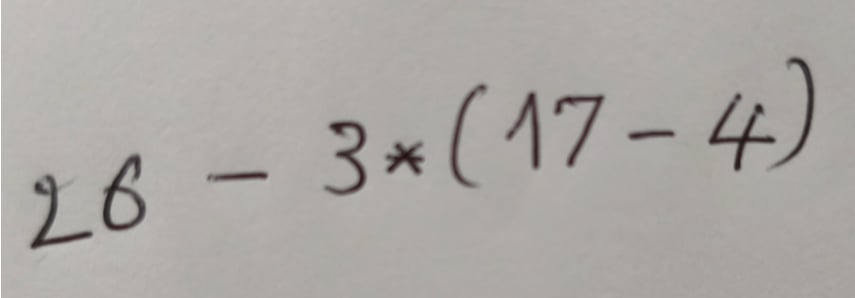
#> input picture Handwritten Number Regconition/input_image/test.jpg, 855 x 298 px
$ python segemntation.py
#> lines starting #> are read from the running program, lines starting #| are printed output that depends on the picture; after the words box and inside, x2 and y2 are one past the last pixel; in counts of white or black regions, pixels touching at a corner belong together
import cv2
import numpy as np
import matplotlib.pyplot as plt
import os

# --- CẤU HÌNH ---
# Bà nhớ check đúng tên file hình nha
INPUT_FILE = 'input_image/test.jpg'
OUTPUT_DIR = 'output_digit'

if not os.path.exists(OUTPUT_DIR):
    os.makedirs(OUTPUT_DIR)

# --- HÀM 1: ĐỌC ẢNH AN TOÀN ---
def read_image_safe(path):
#> called with path = 'input_image/test.jpg'
    try:
        stream = open(path, "rb")
        bytes = bytearray(stream.read())
        numpyarray = np.asarray(bytes, dtype=np.uint8)
        return cv2.imdecode(numpyarray, cv2.IMREAD_UNCHANGED)
#> returned value is the input picture: shape (298, 855, 3); mean B, G, R 164.8, 168, 172.1
    except Exception:
        return None

# --- HÀM 2: GỘP CÁC BOX BỊ ĐỨT (Logic mới thêm) ---
def merge_broken_parts(rects):
    # Nếu ít hơn 2 box thì khỏi gộp
    if len(rects) < 2:
        return rects

    # Sắp xếp theo trục X (từ trái qua phải)
    rects.sort(key=lambda r: r[0])

    merged_rects = []
    skip_next = False

    for i in range(len(rects)):
        if skip_next:
            skip_next = False
            continue

        # Lấy box hiện tại
        x1, y1, w1, h1 = rects[i]

        # Nếu đây là box cuối cùng rồi thì thêm vào luôn
        if i == len(rects) - 1:
            merged_rects.append((x1, y1, w1, h1))
            break

        # Lấy box kế tiếp để so sánh
        x2, y2, w2, h2 = rects[i+1]

        # Tính tâm của 2 box
        center1 = x1 + w1 // 2
        center2 = x2 + w2 // 2

        # ĐIỀU KIỆN GỘP:
        # 1. Hai box phải nằm gần nhau theo chiều ngang (thẳng hàng dọc)
        #    (Khoảng cách giữa 2 tâm nhỏ hơn 20 pixel)
        # 2. Hai box phải gần nhau (đừng gộp số 1 và số 3 nếu tụi nó xa quá)
        dist_centers = abs(center1 - center2)

        # Nếu thẳng hàng (lệch nhau xíu xiu < 20px) -> GỘP!
        if dist_centers < 20:
            # Tạo box mới bao trùm cả 2
            new_x = min(x1, x2)
            new_y = min(y1, y2)
            new_w = max(x1+w1, x2+w2) - new_x
            new_h = max(y1+h1, y2+h2) - new_y

            merged_rects.append((new_x, new_y, new_w, new_h))
            skip_next = True # Bỏ qua box kế tiếp vì đã gộp rồi
            print(f"[LOGIC] Da gop 2 manh vo cua so tai vi tri X={new_x}")
        else:
            merged_rects.append((x1, y1, w1, h1))

    return merged_rects

# --- HÀM CHÍNH ---
def process_image(image_path):
    print(f"[INFO] Dang xu ly anh: {image_path}")
    img = read_image_safe(image_path)

    if img is None:
        print("[ERROR] Khong tim thay file anh!")
        return

    img_display = img.copy()
    if len(img.shape) == 3 and img.shape[2] == 4:
         img = cv2.cvtColor(img, cv2.COLOR_BGRA2BGR)
         img_display = img.copy()

    gray = cv2.cvtColor(img, cv2.COLOR_BGR2GRAY)

    # --- PRE-PROCESSING ---
    blurred = cv2.GaussianBlur(gray, (5, 5), 0)
    thresh = cv2.adaptiveThreshold(blurred, 255,
                                   cv2.ADAPTIVE_THRESH_GAUSSIAN_C,
                                   cv2.THRESH_BINARY_INV, 11, 5)
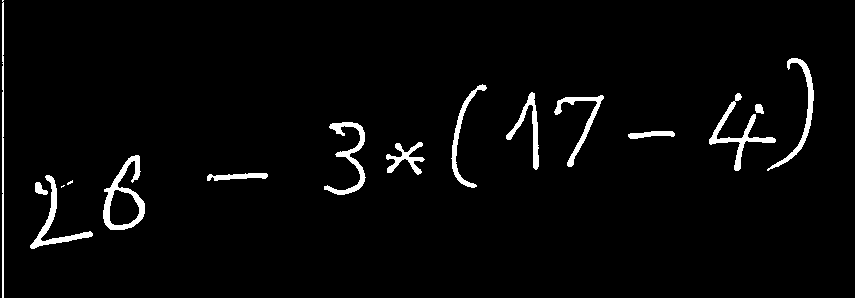
#> thresh: shape (298, 855); 3% white; 16 white regions (2 under 20 px), largest, box (x1, y1, x2, y2) and area: (103, 155, 145, 230) 1018, (709, 93, 776, 171) 852, (324, 122, 366, 195) 798

    # Vẫn giữ bước làm sạch rác (Opening)
    kernel_clean = np.ones((3,3), np.uint8)
    thresh = cv2.morphologyEx(thresh, cv2.MORPH_OPEN, kernel_clean)
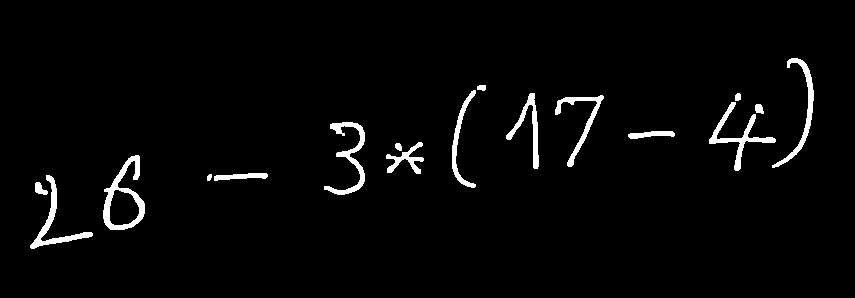
#> thresh: shape (298, 855); 2.8% white; 17 white regions, largest, box (x1, y1, x2, y2) and area: (103, 155, 145, 230) 1007, (709, 102, 776, 171) 802, (324, 122, 365, 195) 790

    # Bước Closing (Hàn gắn nhẹ)
    kernel_heal = np.ones((5,3), np.uint8)
    thresh = cv2.morphologyEx(thresh, cv2.MORPH_CLOSE, kernel_heal)
#> thresh: shape (298, 855); 2.8% white; 14 white regions

    # --- TÌM CONTOUR ---
    contours, _ = cv2.findContours(thresh, cv2.RETR_EXTERNAL, cv2.CHAIN_APPROX_SIMPLE)
#> contours = 14 contours; largest, box (x1, y1, x2, y2) and area: (103, 155, 145, 230) 1686, (709, 93, 776, 171) 752, (324, 122, 365, 195) 652, (30, 175, 93, 249) 633, (772, 58, 814, 168) 581

    # --- LỌC BAN ĐẦU ---
    initial_rects = []
    for cnt in contours:
        x, y, w, h = cv2.boundingRect(cnt)
        if w < 300 and h < 300: # Bỏ khung quá to
            # Logic: Lấy hết các mảnh vỡ, miễn là không phải bụi quá nhỏ
            # Số 5 bị gãy thì mỗi mảnh có thể lùn (h>5) hoặc ngắn, cứ lấy hết vào
            if (h > 5 and w > 5):
                initial_rects.append((x, y, w, h))
#> this loop made 14 passes
#> (x, y, w, h) on passes 1 to 12: (35, 182, 13, 13), (30, 175, 63, 74), (207, 173, 61, 8), (103, 155, 42, 75), (395, 143, 7, 8), (386, 142, 38, 32), (628, 131, 47, 8), (324, 122, 41, 73), (555, 95, 49, 72), (709, 93, 67, 78), (506, 93, 33, 76), (452, 90, 24, 98)
#> after the loop, initial_rects = [(35, 182, 13, 13), (30, 175, 63, 74), (207, 173, 61, 8), (103, 155, 42, 75), (395, 143, 7, 8), (386, 142, 38, 32), (628, 131, 47, 8), (324, 122, 41, 73), (555, 95, 49, 72), (709, 93, 67, 78), (506, 93, 33, 76), (452, 90, 24, 98), (477, 85, 9, 6), (772, 58, 42, 110)]

    print(f"[INFO] Tim thay {len(initial_rects)} manh vo ban dau.")
#| [INFO] Tim thay 14 manh vo ban dau.

    # --- BƯỚC QUAN TRỌNG: GỘP BOX BẰNG LOGIC ---
    final_rects = merge_broken_parts(initial_rects)
#> the loop in merge_broken_parts, `for i in range(len(rects)):` made 14 passes
#> (x1, y1, w1, h1, x2, y2, w2, h2) on passes 6, 8: (386, 142, 38, 32, 395, 143, 7, 8), (452, 90, 24, 98, 477, 85, 9, 6)
#| [LOGIC] Da gop 2 manh vo cua so tai vi tri X=386
#| [LOGIC] Da gop 2 manh vo cua so tai vi tri X=452
#> after the loop in merge_broken_parts, `for i in range(len(rects)):`: merged_rects = [(30, 175, 63, 74), (35, 182, 13, 13), (103, 155, 42, 75), (207, 173, 61, 8), (324, 122, 41, 73), (386, 142, 38, 32), (452, 85, 34, 103), (506, 93, 33, 76), (555, 95, 49, 72), (628, 131, 47, 8), (709, 93, 67, 78), (772, 58, 42, 110)]
#> final_rects has the same summary as merged_rects in merge_broken_parts

    # Chạy thêm 1 lần nữa cho chắc (đề phòng số bị gãy làm 3 khúc)
    final_rects = merge_broken_parts(final_rects)
#> the loop in merge_broken_parts (call 2), `for i in range(len(rects)):` made 12 passes
#> (x1, y1, w1, h1, x2, y2, w2, h2) on passes 1 to 11: (30, 175, 63, 74, 35, 182, 13, 13), (35, 182, 13, 13, 103, 155, 42, 75), (103, 155, 42, 75, 207, 173, 61, 8), (207, 173, 61, 8, 324, 122, 41, 73), (324, 122, 41, 73, 386, 142, 38, 32), (386, 142, 38, 32, 452, 85, 34, 103), (452, 85, 34, 103, 506, 93, 33, 76), (506, 93, 33, 76, 555, 95, 49, 72), (555, 95, 49, 72, 628, 131, 47, 8), (628, 131, 47, 8, 709, 93, 67, 78), (709, 93, 67, 78, 772, 58, 42, 110)

    print(f"[INFO] Sau khi gop manh vo, con lai {len(final_rects)} so hoan chinh.")
#| [INFO] Sau khi gop manh vo, con lai 12 so hoan chinh.

    # --- CẮT & LƯU ẢNH ---
    final_digits = []
    for i, (x, y, w, h) in enumerate(final_rects):
        # Chỉ lưu những box nào đủ tiêu chuẩn là số (sau khi gộp)
        # Cao > 15 hoặc Rộng > 15
        if h < 15 and w < 15: continue

        cv2.rectangle(img_display, (x, y), (x + w, y + h), (0, 255, 0), 2)
        cv2.putText(img_display, str(i), (x, y - 10), cv2.FONT_HERSHEY_SIMPLEX, 0.5, (0, 255, 0), 2)

        pad = 5
        roi = thresh[max(0, y-pad):min(thresh.shape[0], y+h+pad),
                     max(0, x-pad):min(thresh.shape[1], x+w+pad)]

        if roi.size == 0: continue

        # Square Padding
        h_roi, w_roi = roi.shape
        max_dim = max(h_roi, w_roi)
        square_img = np.zeros((max_dim, max_dim), dtype=np.uint8)
        start_x = (max_dim - w_roi) // 2
        start_y = (max_dim - h_roi) // 2
        square_img[start_y:start_y+h_roi, start_x:start_x+w_roi] = roi

        final_img = cv2.resize(square_img, (28, 28), interpolation=cv2.INTER_AREA)
        cv2.imwrite(f'{OUTPUT_DIR}/digit_{i}.png', final_img)
        final_digits.append(final_img)
#> this loop made 12 passes
#> (x, y, w, h, h_roi, w_roi, max_dim, start_x) on passes 1, 3, 4, 5, 6, 7, 8, 9, 10, 11, 12: (30, 175, 63, 74, 84, 73, 84, 5), (103, 155, 42, 75, 85, 52, 85, 16), (207, 173, 61, 8, 18, 71, 71, 0), (324, 122, 41, 73, 83, 51, 83, 16), (386, 142, 38, 32, 42, 48, 48, 0), (452, 85, 34, 103, 113, 44, 113, 34), (506, 93, 33, 76, 86, 43, 86, 21), (555, 95, 49, 72, 82, 59, 82, 11), (628, 131, 47, 8, 18, 57, 57, 0), (709, 93, 67, 78, 88, 77, 88, 5), (772, 58, 42, 110, 120, 52, 120, 34)
#> pass 1, in process_image, `roi = thresh[max(0, y-pad):min(thresh.shape[0], y+h+pad), max(0, x-pad..`:
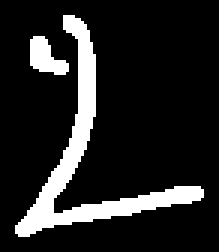
#> roi: shape (84, 73) (shown 3 times larger); 14.1% white; 2 white regions, box (x1, y1, x2, y2) and area: (5, 5, 68, 79) 762, (10, 12, 23, 25) 103
#> pass 1, in process_image, `final_img = cv2.resize(square_img, (28, 28), interpolation=cv2.INTER_A..`:
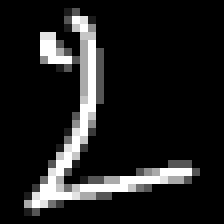
#> final_img: shape (28, 28) (shown 8 times larger); min 0, max 255, mean 31.3
#> after the loop:
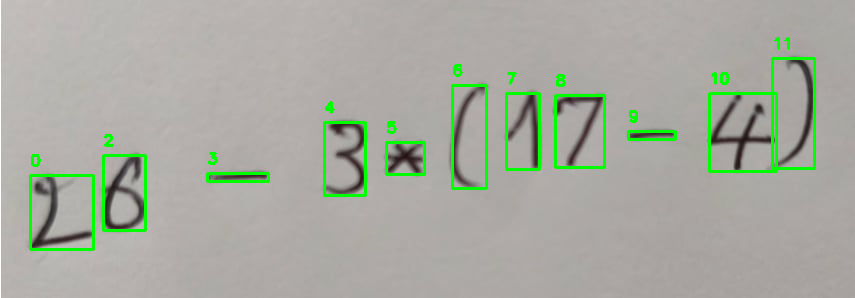
#> img_display: shape (298, 855, 3); 3.24% of pixels changed, all inside (x1, y1, x2, y2) = (29, 37, 816, 251)
#> after the loop:
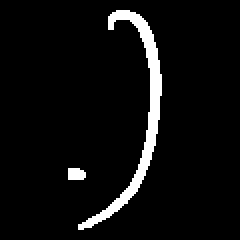
#> square_img: shape (120, 120) (shown 2 times larger); 5.3% white; 2 white regions, box (x1, y1, x2, y2) and area: (39, 5, 81, 115) 714, (34, 84, 43, 90) 49
#> after the loop, final_digits = 11 items

    # --- SHOW KẾT QUẢ ---
    plt.figure(figsize=(12, 6))
    plt.subplot(1, 2, 1)
    plt.title("Final Result (Merged Boxes)")
    plt.imshow(cv2.cvtColor(img_display, cv2.COLOR_BGR2RGB))
    plt.subplot(1, 2, 2)
    plt.title("Binary Input")
    plt.imshow(thresh, cmap='gray')
    plt.show()
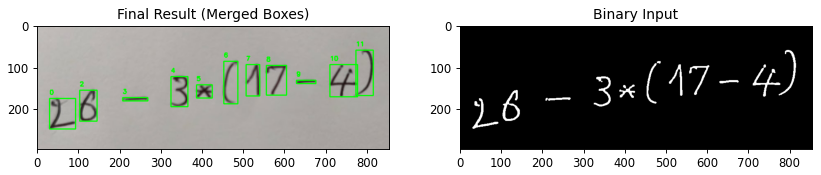
#> figure drawn by matplotlib, 2 panels

# --- RUN ---
if __name__ == "__main__":
    process_image(INPUT_FILE)
